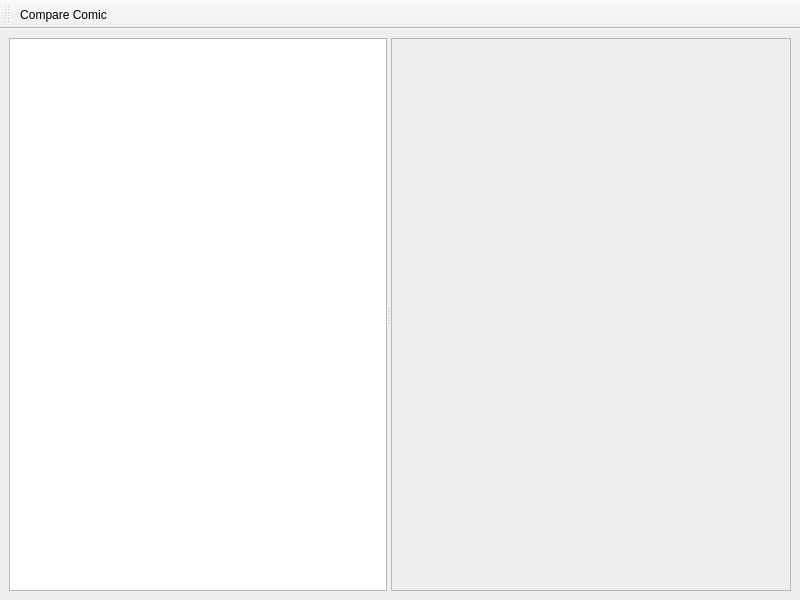
<?xml version="1.0" encoding="UTF-8"?>
<ui version="4.0">
 <class>MainWindow</class>
 <widget class="QMainWindow" name="MainWindow">
  <property name="geometry">
   <rect>
    <x>0</x>
    <y>0</y>
    <width>800</width>
    <height>600</height>
   </rect>
  </property>
  <property name="windowTitle">
   <string>ComicTagger Duplicate finder</string>
  </property>
  <widget class="QWidget" name="centralwidget">
   <layout class="QHBoxLayout" name="horizontalLayout">
    <property name="sizeConstraint">
     <enum>QLayout::SetMinAndMaxSize</enum>
    </property>
    <item>
     <widget class="QSplitter" name="splitter">
      <property name="enabled">
       <bool>true</bool>
      </property>
      <property name="acceptDrops">
       <bool>true</bool>
      </property>
      <property name="orientation">
       <enum>Qt::Horizontal</enum>
      </property>
      <property name="childrenCollapsible">
       <bool>false</bool>
      </property>
      <widget class="QTreeView" name="dupe_set_qlist"/>
      <widget class="QScrollArea" name="dupe_list_p">
       <property name="minimumSize">
        <size>
         <width>400</width>
         <height>0</height>
        </size>
       </property>
       <property name="widgetResizable">
        <bool>true</bool>
       </property>
       <widget class="QWidget" name="dupe_list">
        <property name="geometry">
         <rect>
          <x>0</x>
          <y>0</y>
          <width>396</width>
          <height>520</height>
         </rect>
        </property>
        <layout class="QVBoxLayout" name="verticalLayout"/>
       </widget>
      </widget>
     </widget>
    </item>
   </layout>
  </widget>
  <widget class="QMenuBar" name="menubar">
   <property name="geometry">
    <rect>
     <x>0</x>
     <y>0</y>
     <width>800</width>
     <height>30</height>
    </rect>
   </property>
  </widget>
  <widget class="QToolBar" name="toolBar">
   <property name="windowTitle">
    <string>toolBar</string>
   </property>
   <attribute name="toolBarArea">
    <enum>TopToolBarArea</enum>
   </attribute>
   <attribute name="toolBarBreak">
    <bool>false</bool>
   </attribute>
   <addaction name="actionCompare_Comic"/>
  </widget>
  <action name="actionCompare_Comic">
   <property name="text">
    <string>Compare Comic</string>
   </property>
  </action>
 </widget>
 <resources/>
 <connections/>
</ui>
